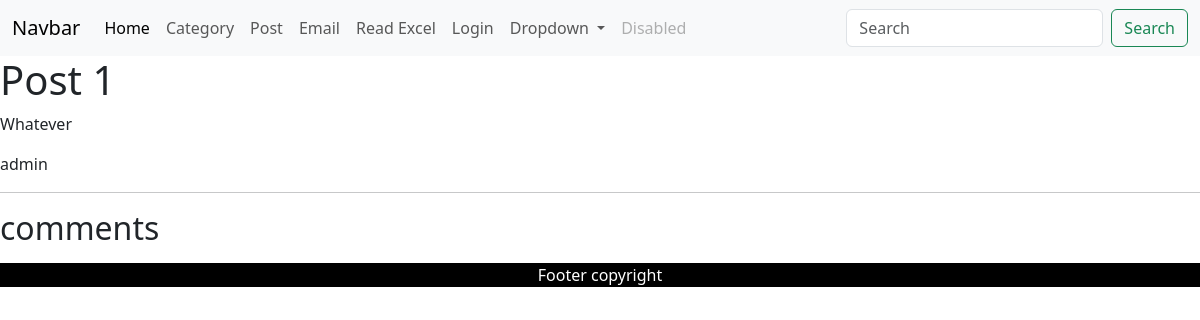
Page /post_detail/1/ on the earlier database version.
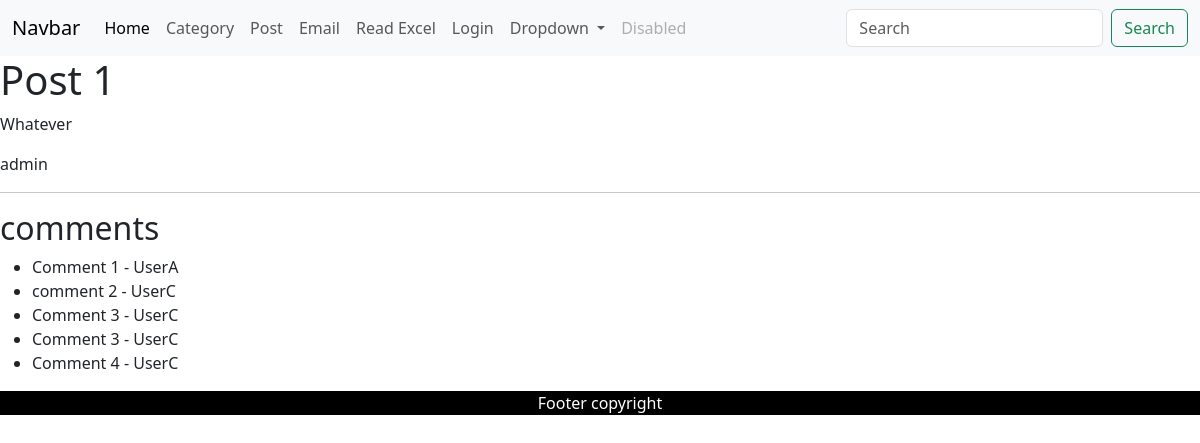
Same page on the later database version.
### blog/models.py (models this page shows, shortened)
class Post(models.Model):
    title = models.CharField(max_length=100)
    content = models.TextField()
    category = models.ForeignKey(Category, on_delete=models.CASCADE)
    author = models.ForeignKey(User, on_delete=models.CASCADE)
    likes = models.ManyToManyField(User, related_name='likes')

class Comment(models.Model):
    post = models.ForeignKey(Post, on_delete=models.CASCADE)
    content = models.TextField()
    author = models.ForeignKey(User, on_delete=models.CASCADE)

### blog/views.py (the view)
# urls.py: path('post_detail/<int:pk>/', views.PostDetailView.as_view(), name='post_detail'),
class PostDetailView(DetailView):
    model = Post
    template_name = "show_post.html"

### blog/templates/show_post.html (shortened to what this page needs)
{% extends "base.html" %}
{% block content %}
    <h1>{{ post.title }}</h1>
    <p>{{ post.content }}</p>
    <p>
    {% if post.author.profile %}
        <a href="{% url 'show_profile' post.author.profile.id %}">
            {{ post.author }}
        </a>
    {% else %}
        {{ post.author }}
    {% endif %}
    </p>
    <hr>
    <h2>comments</h2>
    <ul>
        {% for comment in post.comment_set.all %}
            <li>{{ comment.content }} - {{ comment.author }}</li>
        {% endfor %}
    </ul>
{% endblock %}

### blog/templates/base.html (shortened to what this page needs)
<!DOCTYPE html>
<html lang="en">
<head>
    <link href="https://cdn.jsdelivr.net/npm/bootstrap@5.3.3/dist/css/bootstrap.min.css" rel="stylesheet"
>
    <link href="css/style.css" rel="stylesheet" type="text/css">
</head>
<body>
<nav class="navbar navbar-expand-lg bg-body-tertiary">
    <div class="container-fluid">
        <a class="navbar-brand" href="#">Navbar</a>
        <div class="collapse navbar-collapse" id="navbarSupportedContent">
            <ul class="navbar-nav me-auto mb-2 mb-lg-0">
                <li class="nav-item">
                    <a class="nav-link active" aria-current="page" href="{% url "home" %}">Home</a>
                </li>
                <li class="nav-item">
                    <a class="nav-link" aria-current="page" href="{% url "show_all_categories" %}">Category</a>
                </li>
                <li class="nav-item">
                    <a class="nav-link" aria-current="page" href="{% url "show_all_posts" %}">Post</a>
                </li>
            <li class="nav-item">
                    <a class="nav-link" aria-current="page"
                       href="{% url "send_email_out" %}">Email</a>
                </li>
            <li class="nav-item">
                    <a class="nav-link" aria-current="page"
                       href="{% url "read_excel" %}">Read Excel</a>
                </li>
                <li class="nav-item">
                    {% if user.is_authenticated %}
                        <form action="{% url 'logout' %}" method="post">
                            {% csrf_token %}
                            <input type="submit" value="Logout">
                        </form>
                    {% else %}
                        <a class="nav-link" href={% url "login" %}>Login</a>
                    {% endif %}
                </li>
                <li class="nav-item dropdown">
                    <a class="nav-link dropdown-toggle" href="#" role="button" data-bs-toggle="dropdown"
                       aria-expanded="false">
                        Dropdown
                    </a>
                </li>
                <li class="nav-item">
                    <a class="nav-link disabled" aria-disabled="true">Disabled</a>
                </li>
            </ul>
            <form class="d-flex" role="search">
                <input class="form-control me-2" type="search" placeholder="Search" aria-label="Search">
                <button class="btn btn-outline-success" type="submit">Search</button>
            </form>
        </div>
    </div>
</nav>
{% block content %}
{% endblock %}
<div id="footer">Footer copyright</div>
</body>
</html>

### blog/templates/css/style.css (style rules this page uses)
#footer { text-align: center; color: white; background-color: black; }

Differences in the rows shown:
added Comment: content "Comment 1", author "UserA"
added Comment: content "comment 2", author "UserC"
added Comment: content "Comment 3", author "UserC"
added Comment: content "Comment 3", author "UserC"
added Comment: content "Comment 4", author "UserC"
